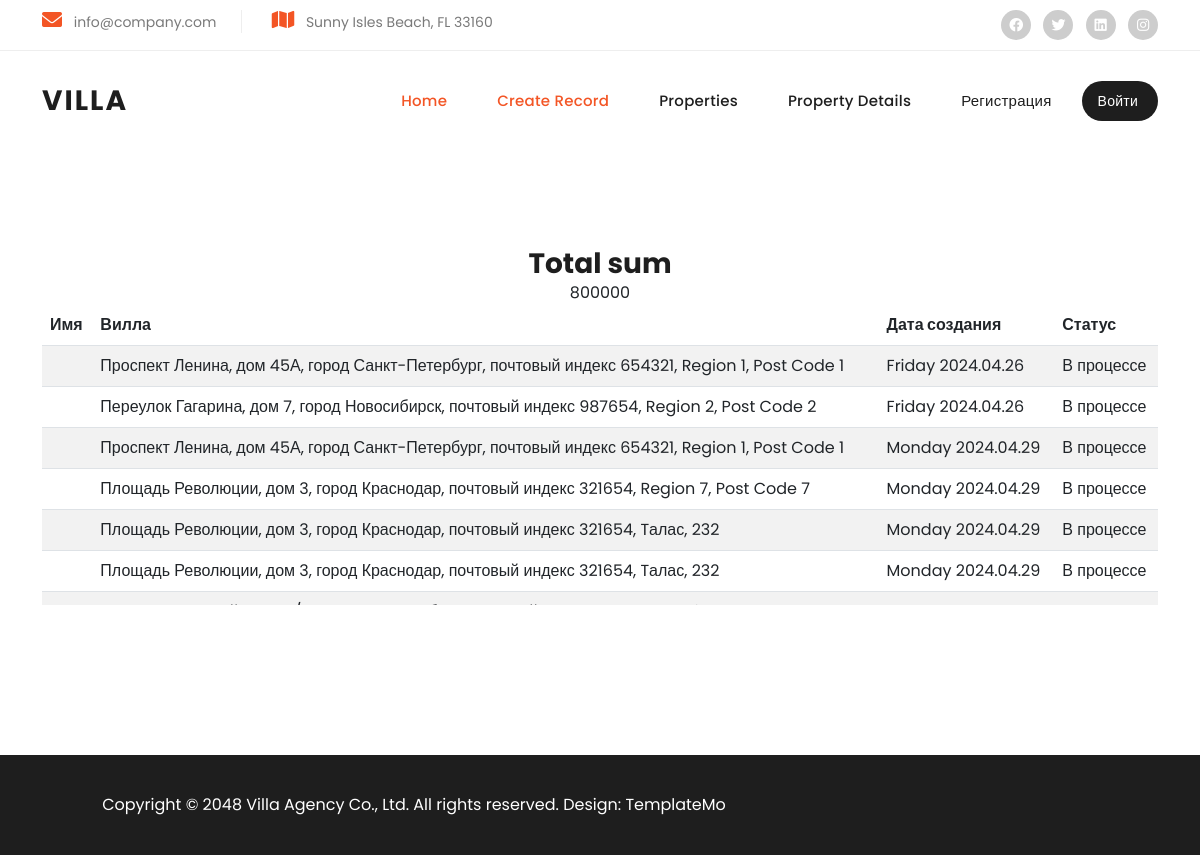
Page /srm/storage_list/ on the committed database.
### app/models.py (models this page shows, shortened)
class Storage(models.Model):
    user = models.ForeignKey(User, on_delete=models.CASCADE)
    house = models.ForeignKey(House, on_delete=models.CASCADE)
    created_date = models.DateTimeField(auto_now_add=True)
    status = models.PositiveSmallIntegerField(
        choices=(
            (1, 'В процессе'),
            (2, 'Одобрено'),
        ),
        default=1
    )

class House(models.Model):
    category = models.ForeignKey(
        Category,
        on_delete=models.CASCADE
    )
    address = models.CharField(
        max_length=123
    )
    region = models.CharField(
        max_length=123
    )
    post_code = models.CharField(
        max_length=55
    )
    image = models.ImageField(
        upload_to='villa/'
    )
    area = models.CharField(
        max_length=17
    )
    floor = models.PositiveSmallIntegerField()
    bedrooms = models.PositiveSmallIntegerField()
    bathrooms = models.PositiveSmallIntegerField()
    parking_lot = models.PositiveSmallIntegerField()
    description = models.TextField()
    is_security = models.BooleanField(
        default=True
    )
    authorization_type = models.PositiveSmallIntegerField(
        choices=(
            (1, 'Красная книга'),
            (2, 'Зелёная книга'),
            (3, 'Белая книга'),
            (4, 'В аренду')
        )
    )
    payment = models.ForeignKey(
        'MethodPayment',
        on_delete=models.CASCADE
    )
    price = models.DecimalField(
        max_digits=12,
        decimal_places=2,
        default=0.00
    )
    slug = models.SlugField(unique=True, blank=True, null=True)
    created_date = models.DateTimeField(
        auto_now_add=True
    )
    updated_date = models.DateTimeField(
        auto_now=True
    )
    is_active = models.BooleanField(
        default=True
    )
    def __str__(self):
        return f'{self.address}, {self.region}, {self.post_code}'

### srm/views.py (the view)
# urls.py: path('storage_list/', views.storage_list_view, name='storage_list')
def storage_list_view(request):
    storages = Storage.objects.filter(status=1)
    total_sum = storages.aggregate(total=Sum('house__price'))['total']
    return render(request, 'srm/orders.html', context={'storages': storages, 'total_sum': total_sum})

### srm/templates/srm/orders.html
{% extends 'base.html' %}
{% load static %}
{% block content %}
<body>
<link rel="static stylesheet" href="{% static 'assets/css/scroll.css' %}">
<br>
<br>
<br>
<br>
  <div class="container">
    <center>
      <h3>Total sum</h3>
      {{ total_sum }}
    </center>
    <div class="container-scroll">
      <table class="table table-striped">
      <thead>
        <tr>
          <th scope="col">Имя</th>
          <th scope="col">Вилла</th>
          <th scope="col">Дата создания</th>
          <th scope="col">Статус</th>
        </tr>
      </thead>
      <tbody>
      {% for order in storages %}
        <tr>
          <td>{{ order.full_name }}</td>
          <td>{{ order.house }}</td>
          <td>{{ order.created_date|date:"l Y.m.d" }}</td>
          <td>{{ order.get_status_display }}</td>
        </tr>
      {% endfor %}
      </tbody>
    </table>
    </div>
  </div>
</body>
{% endblock %}

### static/assets/css/templatemo-villa-agency.css (style rules this page uses)
html, body, div, span, applet, object, iframe, h1, h2, h3, h4, h5, h6, p, blockquote, div pre, a, abbr, acronym, address, big, cite, code, del, dfn, em, font, img, ins, kbd, q, s, samp, small, strike, strong, sub, sup, tt, var, b, u, i, center, dl, dt, dd, ol, ul, li, figure, header, nav, section, article, aside, footer, figcaption { margin: 0; padding: 0; border: 0; outline: 0; }
* { box-sizing: border-box; }
html, body { font-family: 'Poppins', sans-serif; -ms-text-size-adjust: 100%; -webkit-font-smoothing: antialiased; -moz-osx-font-smoothing: grayscale; }
h1, h2, h3, h4, h5, h6 { color: #1e1e1e; margin-top: 0px; margin-bottom: 0px; font-weight: 700; }
html, body { font-family: 'Poppins', sans-serif; }
body { overflow-x: hidden; }

### static/assets/css/scroll.css (style rules this page uses)
.container-scroll { max-height: 300px; overflow-y: scroll; }

### rows in the picture
Storage: house "Проспект Ленина, дом 45А, город Санкт-Петербург, почтовый индекс 654321, Region 1, Post Code 1", created_date "Friday 2024.04.26", status "В процессе"
Storage: house "Переулок Гагарина, дом 7, город Новосибирск, почтовый индекс 987654, Region 2, Post Code 2", created_date "Friday 2024.04.26", status "В процессе"
Storage: house "Проспект Ленина, дом 45А, город Санкт-Петербург, почтовый индекс 654321, Region 1, Post Code 1", created_date "Monday 2024.04.29", status "В процессе"
Storage: house "Площадь Революции, дом 3, город Краснодар, почтовый индекс 321654, Region 7, Post Code 7", created_date "Monday 2024.04.29", status "В процессе"
Storage: house "Площадь Революции, дом 3, город Краснодар, почтовый индекс 321654, Tалас, 232", created_date "Monday 2024.04.29", status "В процессе"
Storage: house "Площадь Революции, дом 3, город Краснодар, почтовый индекс 321654, Tалас, 232", created_date "Monday 2024.04.29", status "В процессе"

### other values in the picture
{{ total_sum }} "800000"
